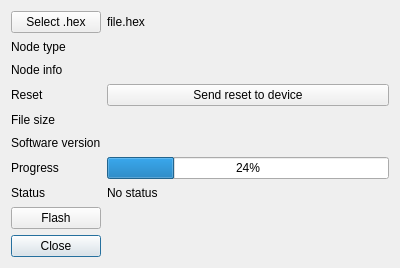
<?xml version="1.0" encoding="UTF-8"?>
<ui version="4.0">
 <class>UpdateDialog</class>
 <widget class="QDialog" name="UpdateDialog">
  <property name="geometry">
   <rect>
    <x>0</x>
    <y>0</y>
    <width>400</width>
    <height>268</height>
   </rect>
  </property>
  <property name="minimumSize">
   <size>
    <width>400</width>
    <height>268</height>
   </size>
  </property>
  <property name="windowTitle">
   <string>Dialog</string>
  </property>
  <layout class="QGridLayout" name="gridLayout">
   <item row="5" column="1">
    <widget class="QLabel" name="swVersion">
     <property name="text">
      <string/>
     </property>
    </widget>
   </item>
   <item row="0" column="1">
    <widget class="QLabel" name="file">
     <property name="text">
      <string>file.hex</string>
     </property>
    </widget>
   </item>
   <item row="4" column="0">
    <widget class="QLabel" name="fileSizeLabel">
     <property name="text">
      <string>File size</string>
     </property>
    </widget>
   </item>
   <item row="9" column="0">
    <widget class="QPushButton" name="closeButton">
     <property name="text">
      <string>Close</string>
     </property>
    </widget>
   </item>
   <item row="7" column="1">
    <widget class="QLabel" name="status">
     <property name="text">
      <string>No status</string>
     </property>
    </widget>
   </item>
   <item row="5" column="0">
    <widget class="QLabel" name="swVersionLabel">
     <property name="text">
      <string>Software version</string>
     </property>
    </widget>
   </item>
   <item row="0" column="0">
    <widget class="QPushButton" name="fileEdit">
     <property name="text">
      <string>Select .hex</string>
     </property>
    </widget>
   </item>
   <item row="8" column="0">
    <widget class="QPushButton" name="flashButton">
     <property name="text">
      <string>Flash</string>
     </property>
    </widget>
   </item>
   <item row="3" column="0">
    <widget class="QLabel" name="resetLabel">
     <property name="text">
      <string>Reset</string>
     </property>
    </widget>
   </item>
   <item row="7" column="0">
    <widget class="QLabel" name="statusLabel">
     <property name="text">
      <string>Status</string>
     </property>
    </widget>
   </item>
   <item row="6" column="0">
    <widget class="QLabel" name="progress">
     <property name="text">
      <string>Progress</string>
     </property>
    </widget>
   </item>
   <item row="4" column="1">
    <widget class="QLabel" name="fileSize">
     <property name="text">
      <string/>
     </property>
    </widget>
   </item>
   <item row="1" column="0">
    <widget class="QLabel" name="nodeTypeLabel">
     <property name="text">
      <string>Node type</string>
     </property>
    </widget>
   </item>
   <item row="3" column="1">
    <widget class="QPushButton" name="resetButton">
     <property name="text">
      <string>Send reset to device</string>
     </property>
    </widget>
   </item>
   <item row="1" column="1">
    <widget class="QLabel" name="nodeType">
     <property name="text">
      <string/>
     </property>
    </widget>
   </item>
   <item row="6" column="1">
    <widget class="QProgressBar" name="progressBar">
     <property name="value">
      <number>24</number>
     </property>
    </widget>
   </item>
   <item row="2" column="0">
    <widget class="QLabel" name="nodeInfoLabel">
     <property name="text">
      <string>Node info</string>
     </property>
    </widget>
   </item>
   <item row="2" column="1">
    <widget class="QLabel" name="nodeInfo">
     <property name="text">
      <string/>
     </property>
    </widget>
   </item>
  </layout>
 </widget>
 <resources/>
 <connections/>
</ui>
